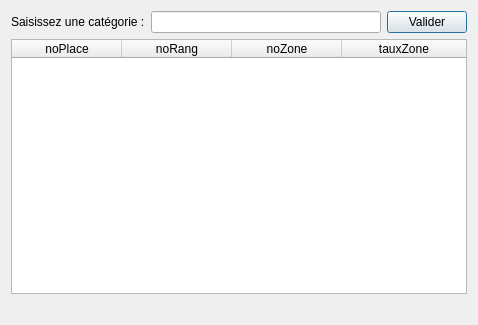
<?xml version="1.0" encoding="UTF-8"?>
<ui version="4.0">
 <class>fct_fournie_2</class>
 <widget class="QDialog" name="fct_fournie_2">
  <property name="geometry">
   <rect>
    <x>0</x>
    <y>0</y>
    <width>478</width>
    <height>325</height>
   </rect>
  </property>
  <property name="windowTitle">
   <string>Liste et taux des places d'une zone</string>
  </property>
  <layout class="QVBoxLayout" name="verticalLayout">
   <item>
    <layout class="QHBoxLayout" name="horizontalLayout">
     <item>
      <widget class="QLabel" name="label">
       <property name="text">
        <string>Saisissez une catégorie :</string>
       </property>
      </widget>
     </item>
     <item>
      <widget class="QLineEdit" name="lineEdit"/>
     </item>
     <item>
      <widget class="QPushButton" name="pushButton">
       <property name="text">
        <string>Valider</string>
       </property>
      </widget>
     </item>
    </layout>
   </item>
   <item>
    <widget class="QTableWidget" name="table_fct_fournie_2">
     <attribute name="horizontalHeaderDefaultSectionSize">
      <number>110</number>
     </attribute>
     <attribute name="horizontalHeaderMinimumSectionSize">
      <number>50</number>
     </attribute>
     <attribute name="horizontalHeaderStretchLastSection">
      <bool>true</bool>
     </attribute>
     <attribute name="verticalHeaderVisible">
      <bool>false</bool>
     </attribute>
     <column>
      <property name="text">
       <string>noPlace</string>
      </property>
     </column>
     <column>
      <property name="text">
       <string>noRang</string>
      </property>
     </column>
     <column>
      <property name="text">
       <string>noZone</string>
      </property>
     </column>
     <column>
      <property name="text">
       <string>tauxZone</string>
      </property>
     </column>
    </widget>
   </item>
   <item>
    <widget class="QLabel" name="label_fct_fournie_2">
     <property name="text">
      <string/>
     </property>
     <property name="alignment">
      <set>Qt::AlignCenter</set>
     </property>
    </widget>
   </item>
  </layout>
 </widget>
 <resources/>
 <connections>
  <connection>
   <sender>pushButton</sender>
   <signal>clicked()</signal>
   <receiver>fct_fournie_2</receiver>
   <slot>refreshResult()</slot>
   <hints>
    <hint type="sourcelabel">
     <x>437</x>
     <y>21</y>
    </hint>
    <hint type="destinationlabel">
     <x>91</x>
     <y>1</y>
    </hint>
   </hints>
  </connection>
 </connections>
 <slots>
  <slot>refreshResult()</slot>
 </slots>
</ui>
